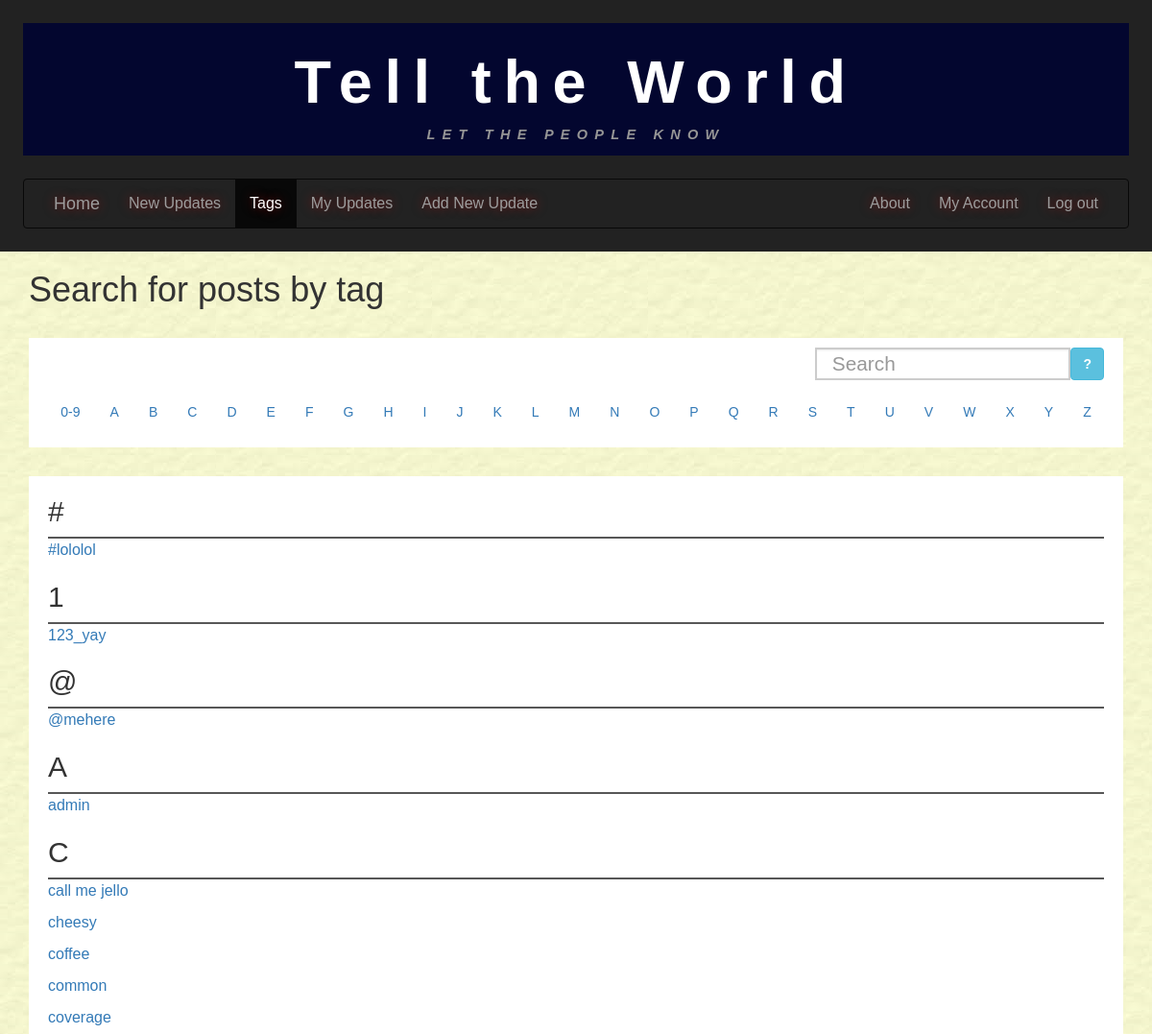
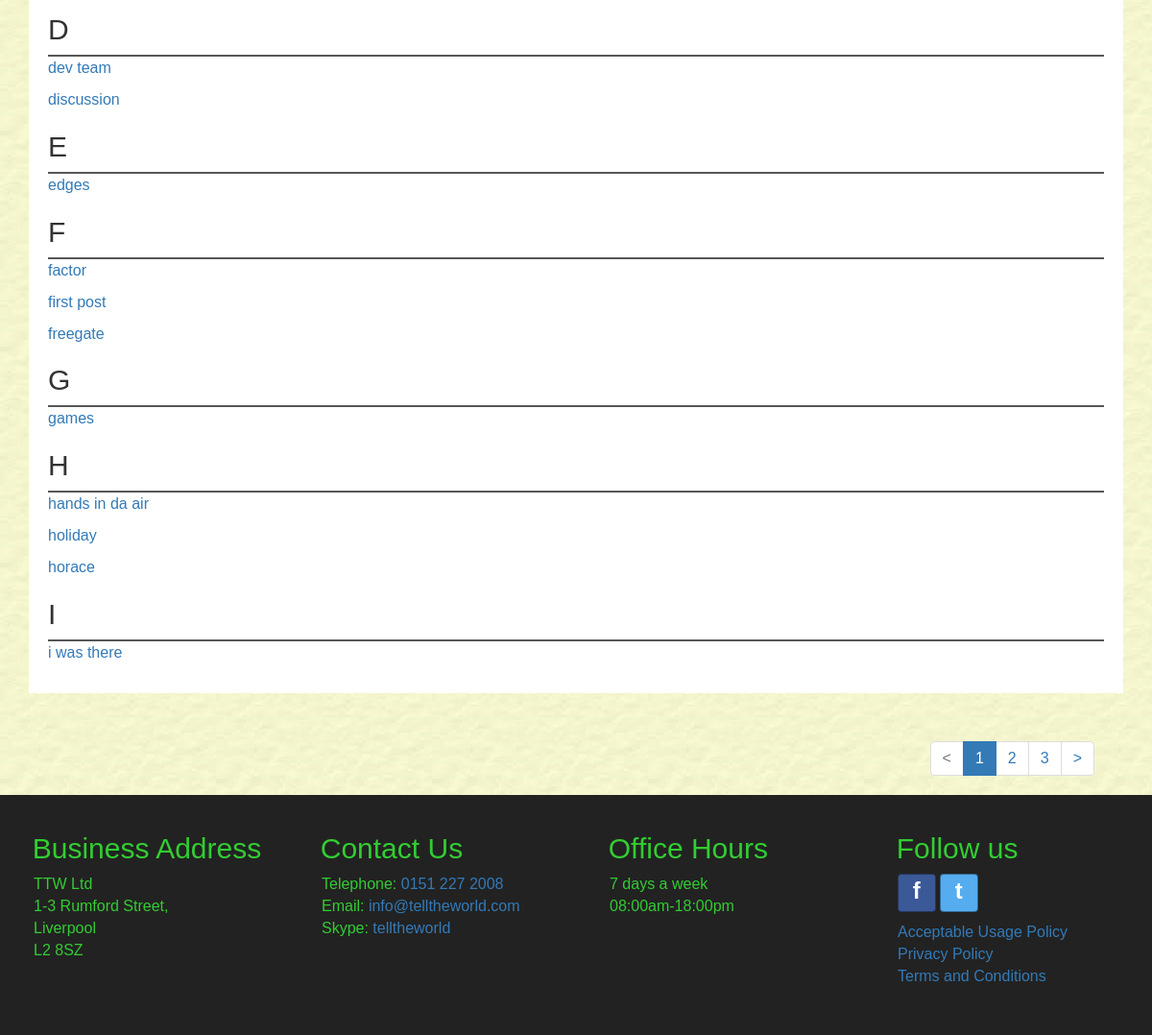
The page /tags/ (signed in) on the database its author committed (2 pictures, top to bottom).
### tellings/models.py (models this page shows, shortened)
class Tag(models.Model):
    tagID = models.AutoField(primary_key=True, db_column='tagID')
    tagName = models.CharField(max_length=15)
    @property
    def first_char(self):
        return self.tagName[0]
    class Meta:
        ordering = ['tagName']
        verbose_name = "Tag"
        verbose_name_plural = "Tags"

### tellings/views.py (the view)
# urls.py: path('tags/', TagListView.as_view(), name='tags'),
class TagListView(LoginRequiredMixin, generic.ListView):
    model = Tag
    paginate_by = 20
    http_method_names = ['get', 'post']
    def get_queryset(self):
        search_val = False
        qs = super().get_queryset()
        if 'search' in self.request.GET:
            search_val = self.request.GET.get('search', False)
            if search_val == "0-9":   # find all rows that start with non-alpha character
                qs = Tag.objects.exclude(tagName__regex=r'^[a-zA-Z]').order_by('tagName')
            else:
                qs = Tag.objects.filter(tagName__startswith=search_val).order_by('tagName')
        return qs
    def get_context_data(self, **kwargs):
        glossary_filter = ["0-9","A","B","C","D","E","F","G","H",
                           "I","J","K","L","M","N","O","P","Q","R",
                           "S","T","U","V","W","X","Y","Z"]
        context = super(TagListView, self).get_context_data(**kwargs)
        current_username = self.request.user.username
        context["glossary_filter"] = glossary_filter
        if 'search' in self.request.GET:
            context['search'] = self.request.GET.get('search', '')
        context['username'] = current_username
        return context

### tellings/templatetags/my_tags.py (called while the page is built)
@register.simple_tag(takes_context=True)
def param_replace(context, **kwargs):
    d = context['request'].GET.copy()
    for k, v in kwargs.items():
        d[k] = v
    for k in [k for k, v in d.items() if not v]:
        del d[k]
    return d.urlencode()

### tellings/templates/tellings/tag_list.html (shortened to what this page needs)
{% extends 'tellings/base.html' %}
{% block content %}
<div class="container-fluid main-content">
  <main class="container">
    <header>
      <h1>Search for posts by tag</h1>
    </header>
    <div class="row white-inner-container">
      <div class="glossary-search">
        <div class="input-group col-sm-12 align-panel-text-right">
            <input type="text" id="search-field" size="17" maxlength="15" class="form-control input-md" placeholder="Search" />
            <button id="glossary-search-btn" class="btn btn-info" type="button">?</button>
        </div>
      </div>
      {% load static %}
      <div class="glossary-filter">
        {% if glossary_filter %}
        {% for glossary in glossary_filter %}
        <a class="btn btn-link" href="{% url 'tellings:tags' %}?search={{ glossary }}">{{ glossary }}</a>
        {% endfor %}
        {% endif %}
      </div>
    </div>
    <div class="row white-inner-container">
      {% if tag_list %}
        {% regroup tag_list by first_char as first_char_list %}
        {% for sort_by_first_char in first_char_list %}
        <article>
          <h2>{{ sort_by_first_char.grouper|title }}</h2>
          <hr>
          {% for item in sort_by_first_char.list %}
          <p>
            <a href="{% url 'tellings:newupdates' %}?tagName={{ item.tagName }}" name="{{ item.tagName }}">{{ item.tagName }}</a>
          </p>
          {% endfor %}
        </article>
        {% endfor %}
      {% endif %}
    </div>
  </main>
</div>
{% endblock %}

### tellings/static/tellings/css/style.css (style rules this page uses)
* { font-family: Arial, Helvetica, sans-serif; font-size: 16px; margin: 0; padding: 0; color: #333; }
.container-fluid { margin: 0; padding-left: 0; padding-right: 0; }
.main-content { min-height: 34.375em; }
.row { margin: 0; }
.align-panel-text-right { text-align: right; padding-right: 0; padding-bottom: 0.3125em; }
.white-inner-container { margin-top: 1.875em; margin-bottom: 1.875em; padding: 1.25em; padding-top: 0; background-color: #FFF; }
hr { display: block; position: relative; padding: 0; margin: auto; margin-bottom: 1em; height: 0; width: 100%; max-height: 0; font-size: 0.0625em; line-height: 0; clear: both; border:none; border-top: .15em solid #575757; border-bottom: 0.009375em solid #575757; }
.glossary-filter { margin-top: 0.625em; text-align: center; font-size: large; }
.glossary-search { margin-top: 0.625em; margin-bottom: 0.625em; }
#search-field { float: none; vertical-align: middle !important; }
#glossary-search-btn { font-weight: bold; }
.tt-input, .tt-hint { width: 17.125em; padding: 0.5em 0.75em; font-size: 1.3em; line-height: 1.875em; border: 0.125em solid #ccc; border-radius: 0.5em; outline: none; }
.tt-input { box-shadow: inset 0 0.0625em 0.0625em rgba(0, 0, 0, 0.075); }
.tt-hint { color: #999; }

### rows shown on the page
Tag: tagName "#lololol"
Tag: tagName "123_yay"
Tag: tagName "@mehere"
Tag: tagName "admin"
Tag: tagName "call me jello"
Tag: tagName "cheesy"
Tag: tagName "coffee"
Tag: tagName "common"
Tag: tagName "coverage"
Tag: tagName "dev team"
Tag: tagName "discussion"
Tag: tagName "edges"
Tag: tagName "factor"
Tag: tagName "first post"
Tag: tagName "freegate"
Tag: tagName "games"
Tag: tagName "hands in da air"
Tag: tagName "holiday"
Tag: tagName "horace"
Tag: tagName "i was there"

### other values the page prints
{{ glossary }} "0-9" "A" "B" "C" "D" "E" "F" "G" "H" "I" "J" "K" "L" "M" "N" "O" "P" "Q" "R" "S" "T" "U" "V" "W" "X" "Y" "Z"
{{ sort_by_first_char.grouper|title }} "#" "1" "@" "A" "C" "D" "E" "F" "G" "H" "I"
{{ i }} "1"
{{ i }} "2" "3"
